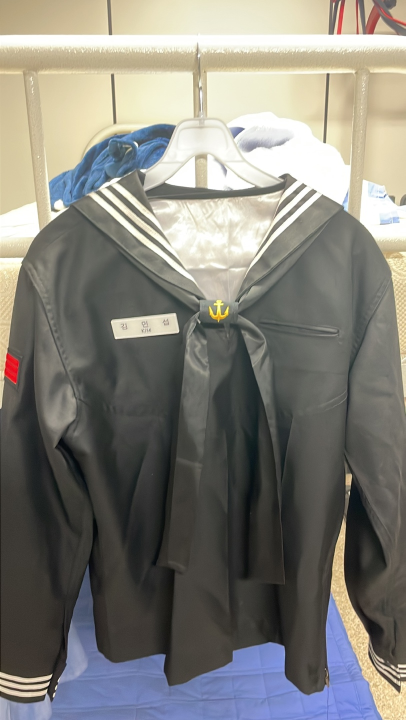
#> input picture AI(BE)/image/full_navy_01.jpg, 811 x 1440 px (shown at 1/2 size)
$ python -i utils.py   (imports and definitions only)
#> lines starting #> are read from the running program, lines starting #| are printed output that depends on the picture; after the words box and inside, x2 and y2 are one past the last pixel; in counts of white or black regions, pixels touching at a corner belong together
from matplotlib import pyplot as plt
import cv2
import numpy as np
import imutils
from .utils import *

MIN2SEC = 60

# [45 lines left out: functions prepare_image_PIL, prepare_image_cv2, plt_imshow, not called in this run]


def find_contours(img, thresh=-1):
    # contours를 찾아 크기순으로 정렬
    if thresh > -1:
        ret, edge_img = cv2.threshold(img, thresh, 255, cv2.THRESH_BINARY | cv2.THRESH_OTSU)
    else:
        edge_img = img.copy()

    cnts = cv2.findContours(edge_img, cv2.RETR_EXTERNAL, cv2.CHAIN_APPROX_SIMPLE)
    cnts = imutils.grab_contours(cnts)
    cnts = sorted(cnts, key=cv2.contourArea, reverse=True)

    receiptCnt = None

    # 정렬된 contours를 반복문으로 수행하며 4개의 꼭지점을 갖는 도형을 검출
    for c in cnts:
        peri = cv2.arcLength(c, True)
        approx = cv2.approxPolyDP(c, 0.02 * peri, True)

        # contours가 크기순으로 정렬되어 있기때문에 제일 첫번째 사각형을 영수증 영역으로 판단하고 break
        if len(approx) == 4:
            receiptCnt = approx
            break

    # 만약 추출한 윤곽이 없을 경우 오류
    if receiptCnt is None:
        raise Exception(("Could not find receipt outline."))

    return receiptCnt


# [4 lines left out: function draw_contours, not called in this run]

def drawPoint(org_img, position, color, thick):
    cv2.line(org_img, position, position, color, thick)

def getContourCenterPosition(contour):
    moments = cv2.moments(contour)
    return (int(moments["m10"] / moments["m00"]), int(moments["m01"] / moments["m00"]))

# [26 lines left out: functions sortContoursByArea, getVertexCnt, getRectCenterPosition, isPointInBox, not called in this run]

>>> import cv2
>>> picture = cv2.imread('../image/full_navy_01.jpg', cv2.IMREAD_GRAYSCALE)
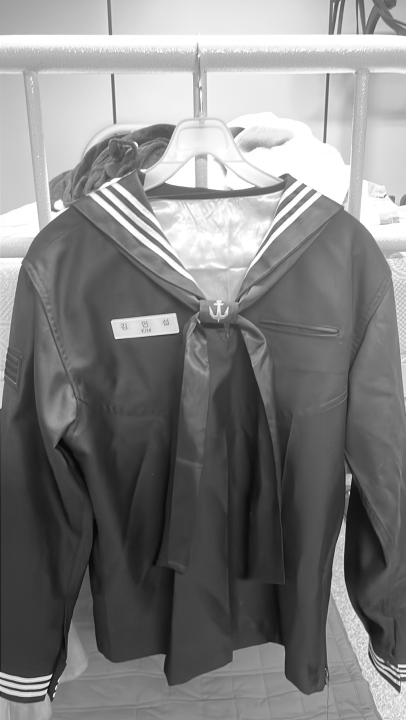
#> picture: shape (1440, 811) (shown at 1/2 size); min 0, max 255, mean 128
>>> result = find_contours(picture)
#> in find_contours, `cnts = cv2.findContours(edge_img, cv2.RETR_EXTERNAL, cv2.CHAIN_APPROX_..`: cnts = 1 contour; box (x1, y1, x2, y2) and area: (0, 0, 811, 1440) 1165590
#> in find_contours, `cnts = imutils.grab_contours(cnts)`: cnts = [[[0, 0], [0, 1439], [810, 1439], [810, 0]]]
#> the loop in find_contours, `for c in cnts:` made 1 pass
#> (peri, receiptCnt) on pass 1: (4498, [[0, 0], [0, 1439], [810, 1439], [810, 0]])
#> result = [[0, 0], [0, 1439], [810, 1439], [810, 0]]

$ run again, on AI(BE)/image/navy_01.jpg
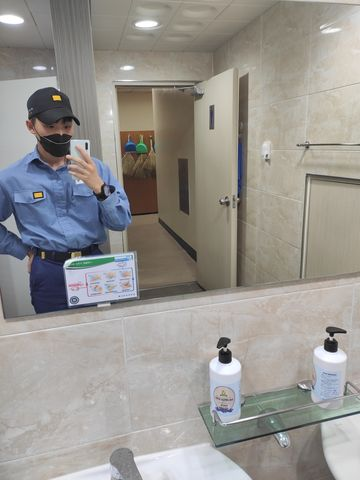
#> input picture AI(BE)/image/navy_01.jpg, 360 x 480 px
#> `picture = cv2.imread('../image/full_navy_01.jpg', cv2.IMREAD_GRAYSCALE)`:
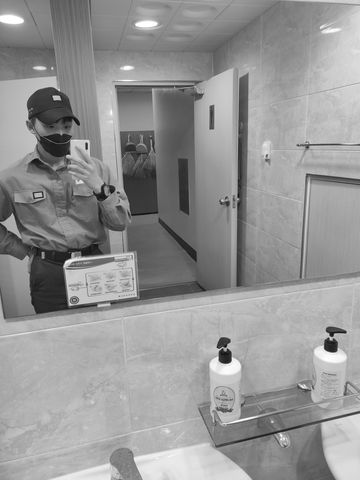
#> picture: shape (480, 360); min 0, max 255, mean 149.2
#> in find_contours, `cnts = cv2.findContours(edge_img, cv2.RETR_EXTERNAL, cv2.CHAIN_APPROX_..`: cnts = 1 contour; box (x1, y1, x2, y2) and area: (0, 0, 360, 480) 171961
#> in find_contours, `cnts = imutils.grab_contours(cnts)`: cnts = [[[0, 0], [0, 479], [359, 479], [359, 0]]]
#> the loop in find_contours, `for c in cnts:` made 1 pass
#> (peri, receiptCnt) on pass 1: (1676, [[0, 0], [0, 479], [359, 479], [359, 0]])
#> result = [[0, 0], [0, 479], [359, 479], [359, 0]]

$ run again, on AI(BE)/image/navy_02.jpg
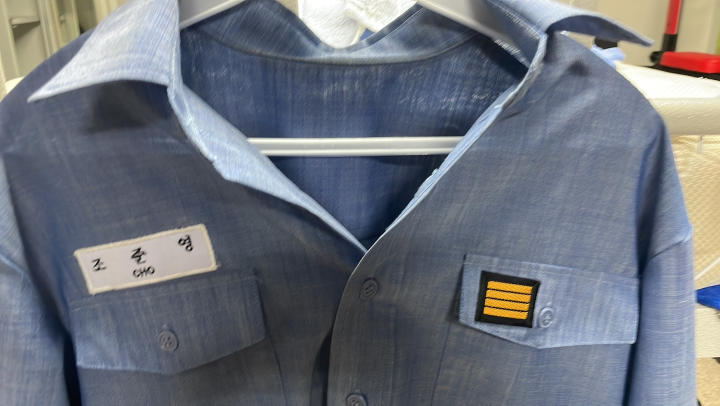
#> input picture AI(BE)/image/navy_02.jpg, 1440 x 811 px (shown at 1/2 size)
#> `picture = cv2.imread('../image/full_navy_01.jpg', cv2.IMREAD_GRAYSCALE)`:
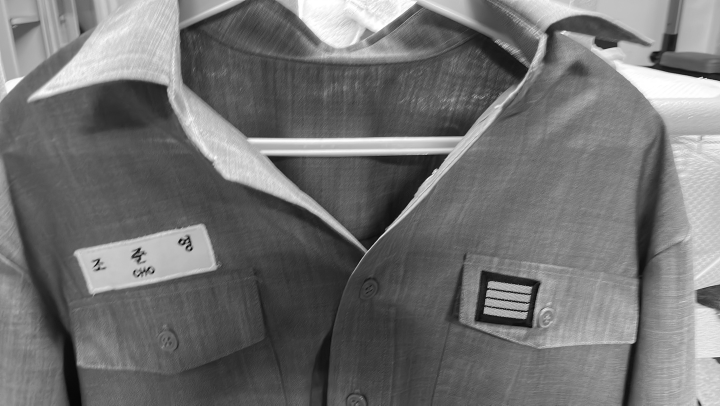
#> picture: shape (811, 1440) (shown at 1/2 size); min 1, max 255, mean 114
#> in find_contours, `cnts = cv2.findContours(edge_img, cv2.RETR_EXTERNAL, cv2.CHAIN_APPROX_..`: cnts = 1 contour; box (x1, y1, x2, y2) and area: (0, 0, 1440, 811) 1165590
#> in find_contours, `cnts = imutils.grab_contours(cnts)`: cnts = [[[0, 0], [0, 810], [1439, 810], [1439, 0]]]
#> the loop in find_contours, `for c in cnts:` made 1 pass
#> (peri, receiptCnt) on pass 1: (4498, [[0, 0], [0, 810], [1439, 810], [1439, 0]])
#> result = [[0, 0], [0, 810], [1439, 810], [1439, 0]]

$ run again, on AI(BE)/image/navy_03.jpg
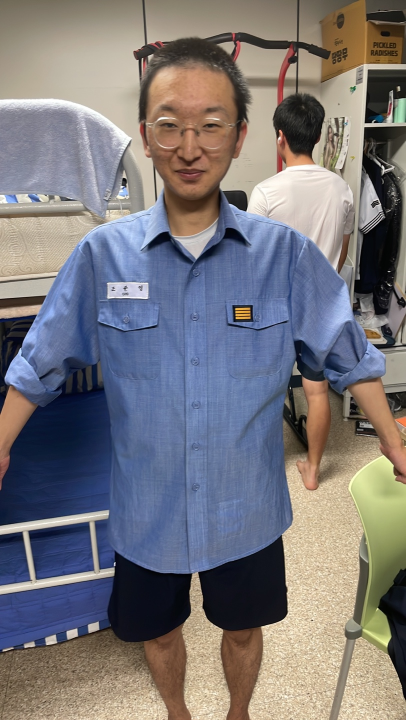
#> input picture AI(BE)/image/navy_03.jpg, 811 x 1440 px (shown at 1/2 size)
#> `picture = cv2.imread('../image/full_navy_01.jpg', cv2.IMREAD_GRAYSCALE)`:
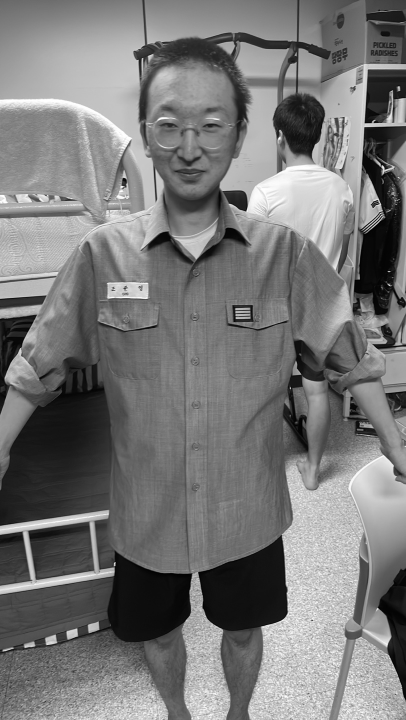
#> picture: shape (1440, 811) (shown at 1/2 size); min 0, max 255, mean 120.1
#> cnts = 1 contour; box (x1, y1, x2, y2) and area: (0, 0, 811, 1440) 1165587
#> the loop in find_contours, `for c in cnts:` made 1 pass
#> (peri, receiptCnt) on pass 1: (4500.5, [[0, 0], [0, 1439], [810, 1439], [810, 0]])
#> result = [[0, 0], [0, 1439], [810, 1439], [810, 0]]
